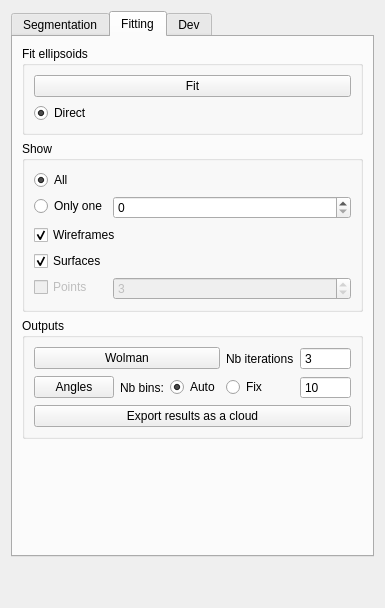
<?xml version="1.0" encoding="UTF-8"?>
<ui version="4.0">
 <class>G3PointDialog</class>
 <widget class="QDialog" name="G3PointDialog">
  <property name="geometry">
   <rect>
    <x>0</x>
    <y>0</y>
    <width>384</width>
    <height>608</height>
   </rect>
  </property>
  <property name="windowTitle">
   <string>Dialog</string>
  </property>
  <layout class="QVBoxLayout" name="verticalLayout_5" stretch="0,1">
   <item>
    <widget class="QTabWidget" name="tabWidget">
     <property name="currentIndex">
      <number>1</number>
     </property>
     <widget class="QWidget" name="tab">
      <attribute name="title">
       <string>Segmentation</string>
      </attribute>
      <layout class="QVBoxLayout" name="verticalLayout_4">
       <item>
        <widget class="QGroupBox" name="groupBox_3">
         <property name="title">
          <string>Initial segmentation</string>
         </property>
         <layout class="QFormLayout" name="formLayout">
          <item row="1" column="0">
           <widget class="QLabel" name="label">
            <property name="text">
             <string>kNN</string>
            </property>
           </widget>
          </item>
          <item row="1" column="1">
           <widget class="QSpinBox" name="spinBoxkNN">
            <property name="minimum">
             <number>1</number>
            </property>
            <property name="maximum">
             <number>100000</number>
            </property>
            <property name="value">
             <number>20</number>
            </property>
           </widget>
          </item>
          <item row="2" column="0" colspan="2">
           <widget class="QPushButton" name="pushButtonSegment">
            <property name="text">
             <string>Segment</string>
            </property>
           </widget>
          </item>
         </layout>
        </widget>
       </item>
       <item>
        <widget class="QGroupBox" name="groupBoxClusterAndOrClean">
         <property name="title">
          <string>Cluster and / or clean</string>
         </property>
         <layout class="QVBoxLayout" name="verticalLayout_2">
          <item>
           <widget class="QGroupBox" name="groupBox_4">
            <property name="title">
             <string>Cluster</string>
            </property>
            <layout class="QFormLayout" name="formLayout_5">
             <item row="1" column="0">
              <widget class="QLabel" name="label_4">
               <property name="text">
                <string>Radius factor</string>
               </property>
              </widget>
             </item>
             <item row="1" column="1">
              <widget class="QDoubleSpinBox" name="doubleSpinBoxRadiusFactor">
               <property name="value">
                <double>0.600000000000000</double>
               </property>
              </widget>
             </item>
             <item row="2" column="0">
              <widget class="QLabel" name="label_2">
               <property name="text">
                <string>Max angle 1</string>
               </property>
              </widget>
             </item>
             <item row="2" column="1">
              <widget class="QDoubleSpinBox" name="doubleSpinBoxMaxAngle1">
               <property name="frame">
                <bool>true</bool>
               </property>
               <property name="buttonSymbols">
                <enum>QAbstractSpinBox::ButtonSymbols::UpDownArrows</enum>
               </property>
               <property name="maximum">
                <double>360.000000000000000</double>
               </property>
               <property name="value">
                <double>60.000000000000000</double>
               </property>
              </widget>
             </item>
             <item row="0" column="0">
              <widget class="QCheckBox" name="checkBoxClustering">
               <property name="text">
                <string/>
               </property>
               <property name="checked">
                <bool>true</bool>
               </property>
               <property name="tristate">
                <bool>false</bool>
               </property>
              </widget>
             </item>
            </layout>
           </widget>
          </item>
          <item>
           <widget class="QGroupBox" name="groupBox_5">
            <property name="title">
             <string>Clean</string>
            </property>
            <layout class="QFormLayout" name="formLayout_6">
             <item row="1" column="0">
              <widget class="QLabel" name="label_5">
               <property name="text">
                <string>Max angle 2</string>
               </property>
              </widget>
             </item>
             <item row="1" column="1">
              <widget class="QDoubleSpinBox" name="doubleSpinBoxMaxAngle2">
               <property name="value">
                <double>10.000000000000000</double>
               </property>
              </widget>
             </item>
             <item row="2" column="0">
              <widget class="QLabel" name="label_6">
               <property name="text">
                <string>Min points per grain</string>
               </property>
              </widget>
             </item>
             <item row="2" column="1">
              <widget class="QSpinBox" name="spinBoxNMin">
               <property name="maximum">
                <number>1000000000</number>
               </property>
               <property name="value">
                <number>50</number>
               </property>
              </widget>
             </item>
             <item row="3" column="0">
              <widget class="QLabel" name="label_7">
               <property name="text">
                <string>Min flatness</string>
               </property>
              </widget>
             </item>
             <item row="3" column="1">
              <widget class="QDoubleSpinBox" name="doubleSpinBoxMinFlatness">
               <property name="singleStep">
                <double>0.100000000000000</double>
               </property>
               <property name="value">
                <double>0.100000000000000</double>
               </property>
              </widget>
             </item>
             <item row="0" column="0">
              <widget class="QCheckBox" name="checkBoxCleaning">
               <property name="text">
                <string/>
               </property>
               <property name="checked">
                <bool>true</bool>
               </property>
              </widget>
             </item>
            </layout>
           </widget>
          </item>
          <item>
           <widget class="QPushButton" name="pushButtonClusterAndOrClean">
            <property name="text">
             <string>Cluster and / or clean</string>
            </property>
           </widget>
          </item>
          <item>
           <widget class="QPushButton" name="pushButtonGetBorders">
            <property name="text">
             <string>Get borders</string>
            </property>
           </widget>
          </item>
         </layout>
        </widget>
       </item>
       <item>
        <widget class="QLabel" name="label_9">
         <property name="font">
          <font>
           <bold>true</bold>
           <underline>true</underline>
          </font>
         </property>
         <property name="text">
          <string>Cloud being processed</string>
         </property>
        </widget>
       </item>
       <item>
        <widget class="QLabel" name="labelCloud">
         <property name="font">
          <font>
           <bold>true</bold>
          </font>
         </property>
         <property name="text">
          <string>-</string>
         </property>
        </widget>
       </item>
      </layout>
     </widget>
     <widget class="QWidget" name="tab_2">
      <attribute name="title">
       <string>Fitting</string>
      </attribute>
      <layout class="QVBoxLayout" name="verticalLayout">
       <item>
        <widget class="QGroupBox" name="groupBox_2">
         <property name="title">
          <string>Fit ellipsoids</string>
         </property>
         <layout class="QVBoxLayout" name="verticalLayout_3">
          <item>
           <widget class="QPushButton" name="pushButtonFit">
            <property name="text">
             <string>Fit</string>
            </property>
           </widget>
          </item>
          <item>
           <widget class="QRadioButton" name="radioButtonDirect">
            <property name="text">
             <string>Direct</string>
            </property>
            <property name="checked">
             <bool>true</bool>
            </property>
           </widget>
          </item>
         </layout>
        </widget>
       </item>
       <item>
        <widget class="QGroupBox" name="groupBox">
         <property name="title">
          <string>Show</string>
         </property>
         <layout class="QFormLayout" name="formLayout_2">
          <item row="0" column="0">
           <widget class="QRadioButton" name="radioButtonAll">
            <property name="text">
             <string>All</string>
            </property>
            <property name="checked">
             <bool>true</bool>
            </property>
           </widget>
          </item>
          <item row="1" column="0">
           <widget class="QRadioButton" name="radioButtonOnlyOne">
            <property name="text">
             <string>Only one</string>
            </property>
           </widget>
          </item>
          <item row="1" column="1">
           <widget class="QSpinBox" name="spinBoxOnlyOne">
            <property name="maximum">
             <number>1000</number>
            </property>
            <property name="value">
             <number>0</number>
            </property>
           </widget>
          </item>
          <item row="2" column="0" colspan="2">
           <widget class="QCheckBox" name="checkBoxWireframes">
            <property name="text">
             <string>Wireframes</string>
            </property>
            <property name="checked">
             <bool>true</bool>
            </property>
           </widget>
          </item>
          <item row="3" column="0">
           <widget class="QCheckBox" name="checkBoxSurfaces">
            <property name="text">
             <string>Surfaces</string>
            </property>
            <property name="checked">
             <bool>true</bool>
            </property>
           </widget>
          </item>
          <item row="4" column="0">
           <widget class="QCheckBox" name="checkBoxPoints">
            <property name="enabled">
             <bool>false</bool>
            </property>
            <property name="text">
             <string>Points</string>
            </property>
           </widget>
          </item>
          <item row="4" column="1">
           <widget class="QSpinBox" name="spinBoxGLPointSize">
            <property name="enabled">
             <bool>false</bool>
            </property>
            <property name="maximum">
             <number>16</number>
            </property>
            <property name="value">
             <number>3</number>
            </property>
           </widget>
          </item>
         </layout>
        </widget>
       </item>
       <item>
        <widget class="QGroupBox" name="groupBox_6">
         <property name="title">
          <string>Outputs</string>
         </property>
         <layout class="QGridLayout" name="gridLayout" columnstretch="1,0,0,0,0,0">
          <item row="3" column="0" colspan="6">
           <widget class="QPushButton" name="pushButtonExportResults">
            <property name="text">
             <string>Export results as a cloud</string>
            </property>
           </widget>
          </item>
          <item row="2" column="0" colspan="2">
           <widget class="QPushButton" name="pushButtonAngles">
            <property name="text">
             <string>Angles</string>
            </property>
           </widget>
          </item>
          <item row="2" column="2">
           <widget class="QLabel" name="label_8">
            <property name="font">
             <font>
              <bold>false</bold>
             </font>
            </property>
            <property name="text">
             <string>Nb bins:</string>
            </property>
           </widget>
          </item>
          <item row="2" column="3">
           <widget class="QRadioButton" name="radioButtonAutoNbBins">
            <property name="text">
             <string>Auto</string>
            </property>
            <property name="checked">
             <bool>true</bool>
            </property>
           </widget>
          </item>
          <item row="2" column="4">
           <widget class="QRadioButton" name="radioButtonFixNbBins">
            <property name="text">
             <string>Fix</string>
            </property>
           </widget>
          </item>
          <item row="2" column="5">
           <widget class="QSpinBox" name="spinBoxAnglesNbBins">
            <property name="buttonSymbols">
             <enum>QAbstractSpinBox::ButtonSymbols::NoButtons</enum>
            </property>
            <property name="minimum">
             <number>10</number>
            </property>
            <property name="maximum">
             <number>512</number>
            </property>
           </widget>
          </item>
          <item row="1" column="5">
           <widget class="QSpinBox" name="spinBoxWolmanNbIter">
            <property name="buttonSymbols">
             <enum>QAbstractSpinBox::ButtonSymbols::NoButtons</enum>
            </property>
            <property name="minimum">
             <number>3</number>
            </property>
            <property name="maximum">
             <number>1000000</number>
            </property>
           </widget>
          </item>
          <item row="1" column="4">
           <widget class="QLabel" name="label_3">
            <property name="text">
             <string>Nb iterations</string>
            </property>
           </widget>
          </item>
          <item row="1" column="0" colspan="4">
           <widget class="QPushButton" name="pushButtonWolman">
            <property name="text">
             <string>Wolman</string>
            </property>
           </widget>
          </item>
         </layout>
        </widget>
       </item>
       <item>
        <spacer name="verticalSpacer">
         <property name="orientation">
          <enum>Qt::Orientation::Vertical</enum>
         </property>
         <property name="sizeHint" stdset="0">
          <size>
           <width>20</width>
           <height>40</height>
          </size>
         </property>
        </spacer>
       </item>
      </layout>
     </widget>
     <widget class="QWidget" name="tab_3">
      <attribute name="title">
       <string>Dev</string>
      </attribute>
      <layout class="QFormLayout" name="formLayout_4">
       <item row="0" column="0">
        <widget class="QRadioButton" name="radioButtonG3Point">
         <property name="text">
          <string>G3Point</string>
         </property>
         <property name="checked">
          <bool>true</bool>
         </property>
        </widget>
       </item>
       <item row="0" column="1">
        <widget class="QRadioButton" name="radioButtonSteepestSlope">
         <property name="text">
          <string>steepest slope</string>
         </property>
        </widget>
       </item>
      </layout>
     </widget>
    </widget>
   </item>
   <item>
    <spacer name="verticalSpacer_2">
     <property name="orientation">
      <enum>Qt::Orientation::Vertical</enum>
     </property>
     <property name="sizeHint" stdset="0">
      <size>
       <width>20</width>
       <height>24</height>
      </size>
     </property>
    </spacer>
   </item>
  </layout>
 </widget>
 <resources/>
 <connections/>
</ui>
